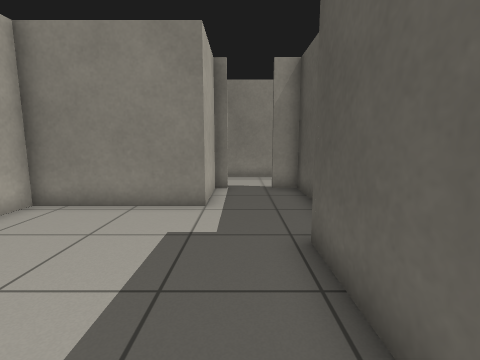
[1] (above)

24 first-person views from a walk through a world built for the Gazebo simulator. The camera is 0.9 m above the floor, tilts 8° down and sees 85° across. The floor is counted in squares, 0.5 m on a side. Each view is taken from the middle of a square. On the plan, view 1 faces up. The plan holds only what a view shows up to about 15 squares ahead; the rest is blank. The place goes on beyond the plan. The robots in the file are not drawn. Some stock models are drawn as simple stand-ins. Some surface patterns are stand-ins.

[2]
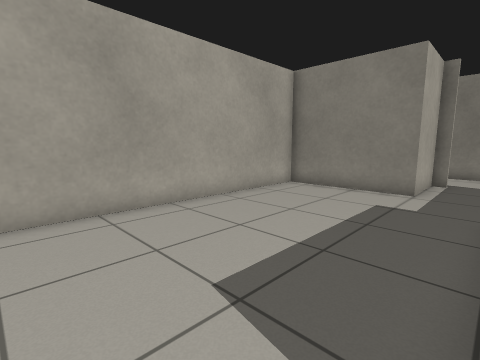

[3]
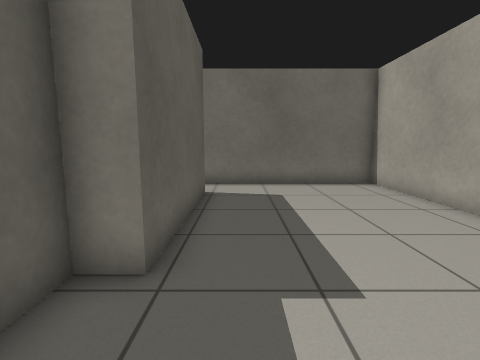

[4]
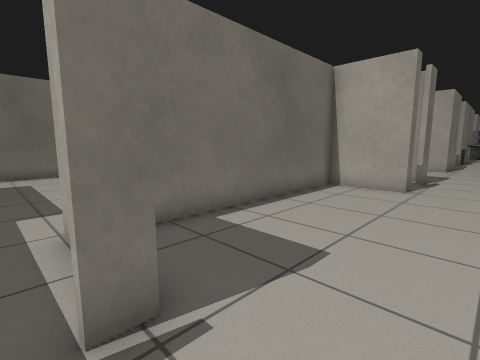

[5]
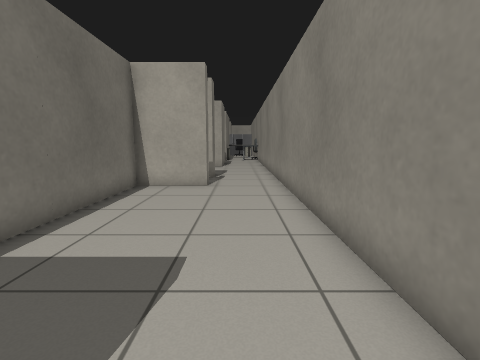

[6]
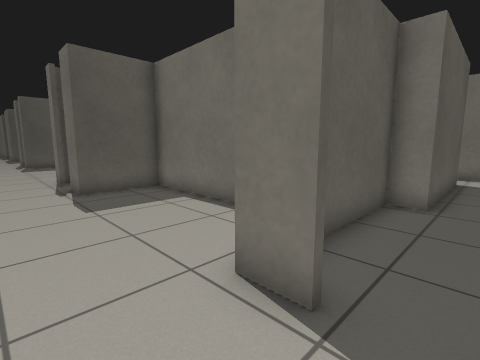

[7]
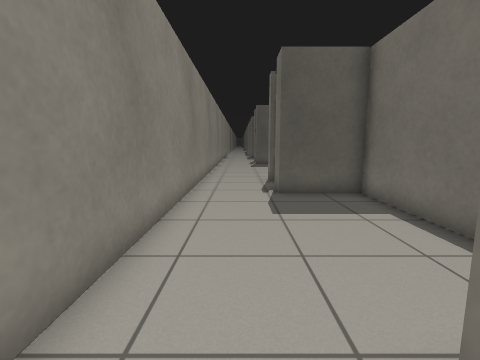

[8]
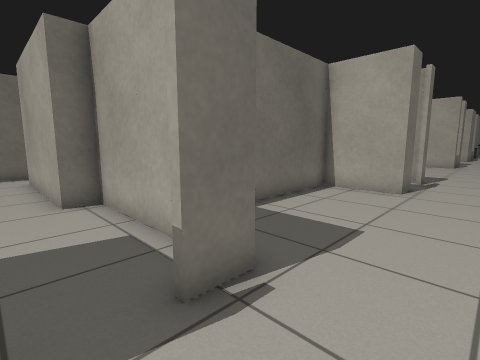

[9]
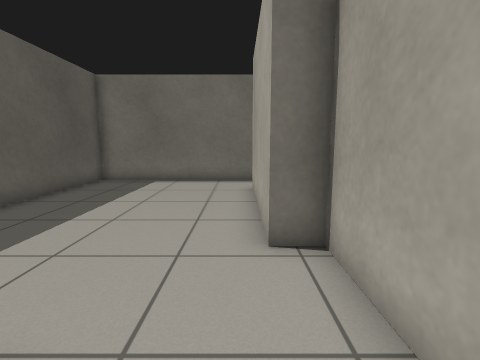

[10]
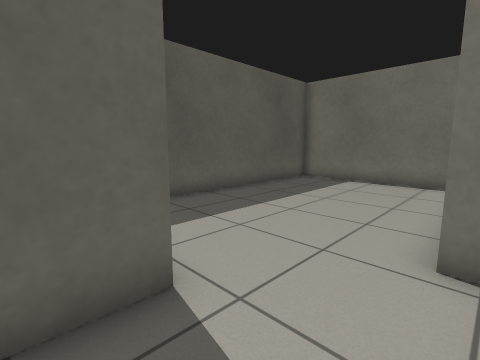

[11]
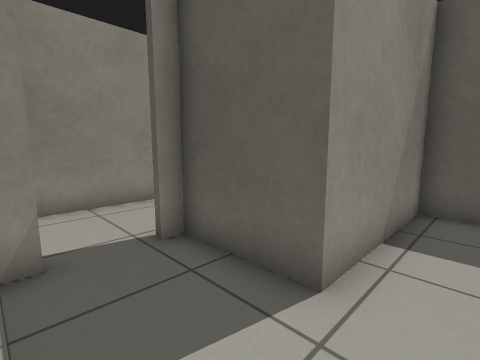

[12]
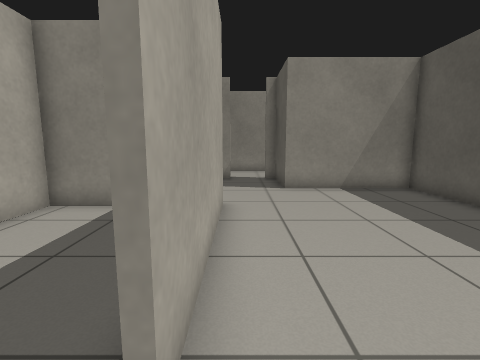

[13]
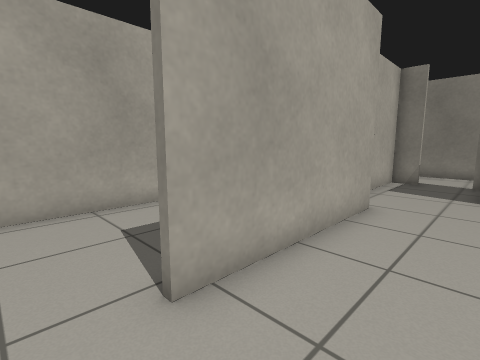

[14]
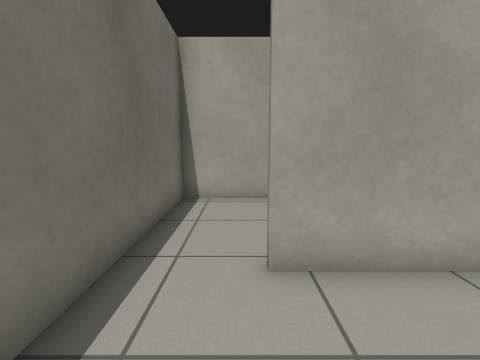

[15]
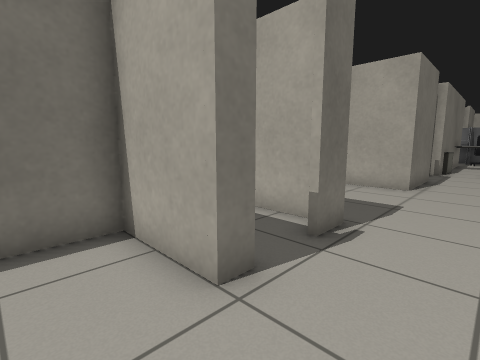

[16]
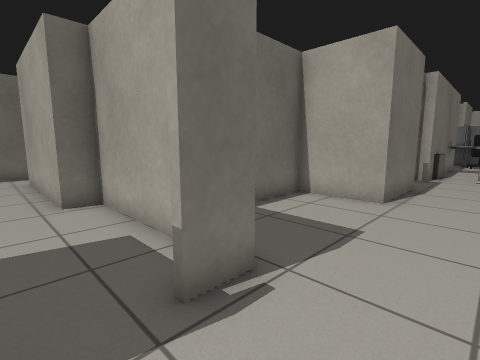

[17]
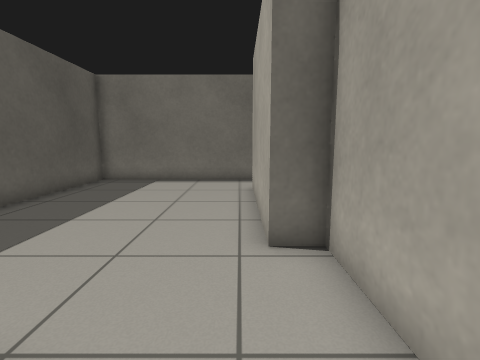

[18]
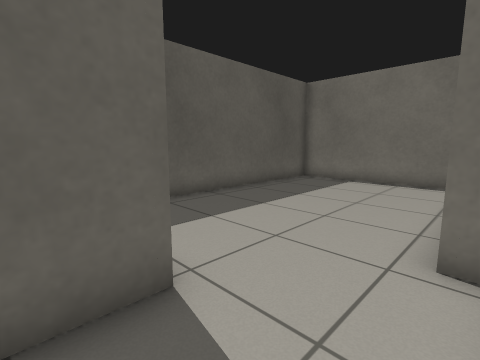

[19]
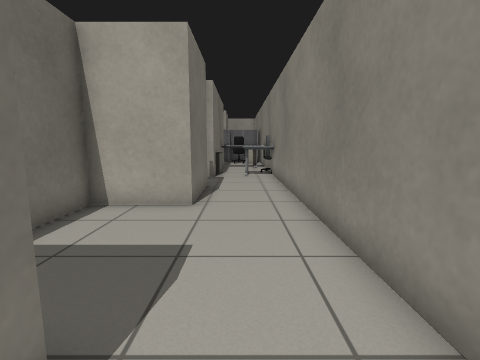

[20]
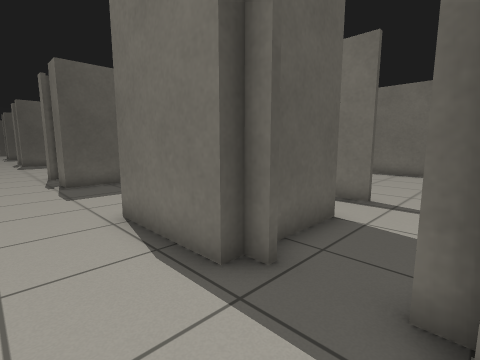

[21]
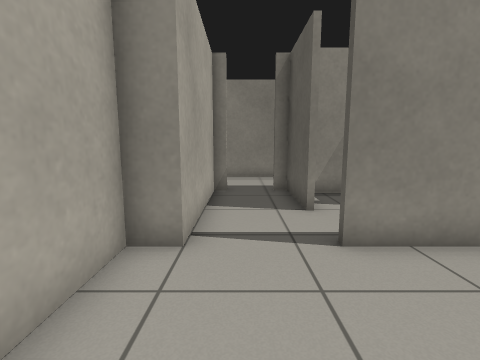

[22]
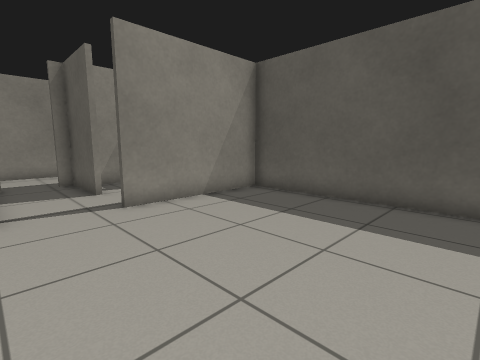

[23]
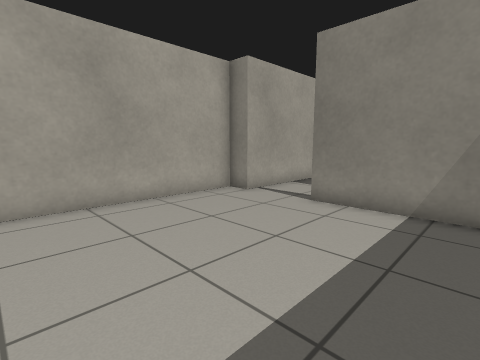

[24]
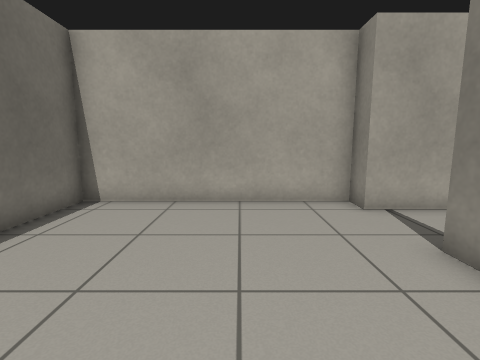

### Floor plan
Points are (right, up) in squares from view 1. A wall is a line through its corners. A room is listed if a view was taken in it or the views show most of it. See-through windows are left out.
Room 1 (views 1, 2, 3, 4, 5, 6, 7)
walls: (1.3, -1.6) (1.3, 4.6) (2.3, 4.6) (2.3, 10.4) (1.2, 10.4); (-0.4, 10.4) (-1, 10.4) (-1, 7.4) (-6, 7.4) (-6, -4); (-6.1, -3.9) (1.6, -3.9); (1.6, 13.9) (-0.4, 13.9)
ways out: opening at (-1, 12) to room 3; opening at (2, 12.5) to room 8; opening at (1, -2.5)
Room 2 (views 8, 9, 10, 11, 12, 13, 14)
walls: (11.6, 10.4) (10.5, 10.4) (10.5, 4.6) (11.5, 4.6) (11.5, -1.6); (10.4, -3.9) (18.8, -3.9) (18.8, 7.4) (13.8, 7.4) (13.8, 10.4) (13.2, 10.4); (13.6, 13.9) (11.6, 13.9)
ways out: opening at (10.5, 12) to room 8; opening at (11, -2.5) to room 9; opening at (14, 12.5)
Room 3 (view 15)
walls: (-1.2, 10.6) (-0.5, 10.6); (-11.8, 10.6) (-11, 10.6) (-11, 7.6) (-2.6, 7.6); (-0.4, 13.9) (-11.4, 13.9)
ways out: opening at (-1, 12) to room 1; opening at (-11, 12.5) to room 4
Room 4 (views 16, 17, 18, 19)
walls: (-11.2, 7.4) (-11.2, 10.4); (-13.8, -3.9) (-6.1, -3.9); (-14.5, 10.4) (-14.5, 4.6) (-13.5, 4.6) (-13.5, -1.6); (-6.2, -4) (-6.2, 4.6); (-11.4, 13.9) (-13.4, 13.9)
ways out: opening at (-11, 12.5) to room 3; opening at (-14.5, 12) to room 7
Room 5 (view 20)
walls: (-26.4, 13.9) (-27.4, 13.9)
ways out: opening at (-27, 12.5) to room 7
objects: chest of drawers (-28, 10) to (-28, 11); other object (-28, 12) to (-28, 13)
Room 6 (views 21, 22, 23, 24)
walls: (-27, 4.4) (-28, 4.4) (-28, -3.9) (-22.1, -3.9); (-18.7, -2.8) (-18.7, 4.4) (-24.2, 4.4)
ways out: opening at (-25.5, 4.5) to room 7
Room 7 (no view inside)
walls: (-24.1, 9.9) (-24.8, 9.9); (-24.8, 10.1) (-24.1, 10.1); (-24.2, 6.9) (-24.2, 10.6) (-20.5, 10.6) (-20.5, 7.6) (-18, 7.6); (-14.7, 8.4) (-14.7, 10.6) (-13.5, 10.6); (-26.4, 9.9) (-27, 9.9); (-24.2, 4.6) (-23.1, 4.6); (-27, 10.6) (-27, 4.4); (-13.4, 13.9) (-26.4, 13.9)
ways out: opening at (-14.5, 12) to room 4; opening at (-27, 12.5) to room 5; opening at (-25.5, 4.5) to room 6; opening at (-24, 6)
Room 8 (no view inside)
walls: (1.2, 10.6) (2.5, 10.6) (2.5, 7.6) (10.3, 7.6) (10.3, 10.6) (11.5, 10.6); (11.6, 13.9) (1.6, 13.9)
ways out: opening at (2, 12.5) to room 1; opening at (10.5, 12) to room 2
Room 9 (no view inside)
walls: (6.5, 1) (6.5, -3.9) (10.4, -3.9); (8.4, 4.4) (6.5, 4.4) (6.5, 2.9)
ways out: opening at (11, -2.5) to room 2

Positions as (right, up) in squares from view 1, and headings:
1: (0, 0), facing up
2: (1, -3), facing up-left
3: (0, 8), facing down
4: (0, 13), facing down-left
5: (0, 12), facing left
6: (0, 13), facing down-right
7: (1, 12), facing right
8: (13, 13), facing down-left
9: (12, 9), facing down
10: (11, 9), facing down-right
11: (11, 6), facing up-right
12: (12, -3), facing up
13: (14, -3), facing up-left
14: (15, -2), facing left
15: (-9, 13), facing down-left
16: (-12, 13), facing down-left
17: (-13, 9), facing down
18: (-14, 9), facing down-right
19: (-13, 12), facing left
20: (-27, 13), facing down-right
21: (-26, 0), facing up
22: (-27, -3), facing up-right
23: (-20, -3), facing up-left
24: (-20, 1), facing left
